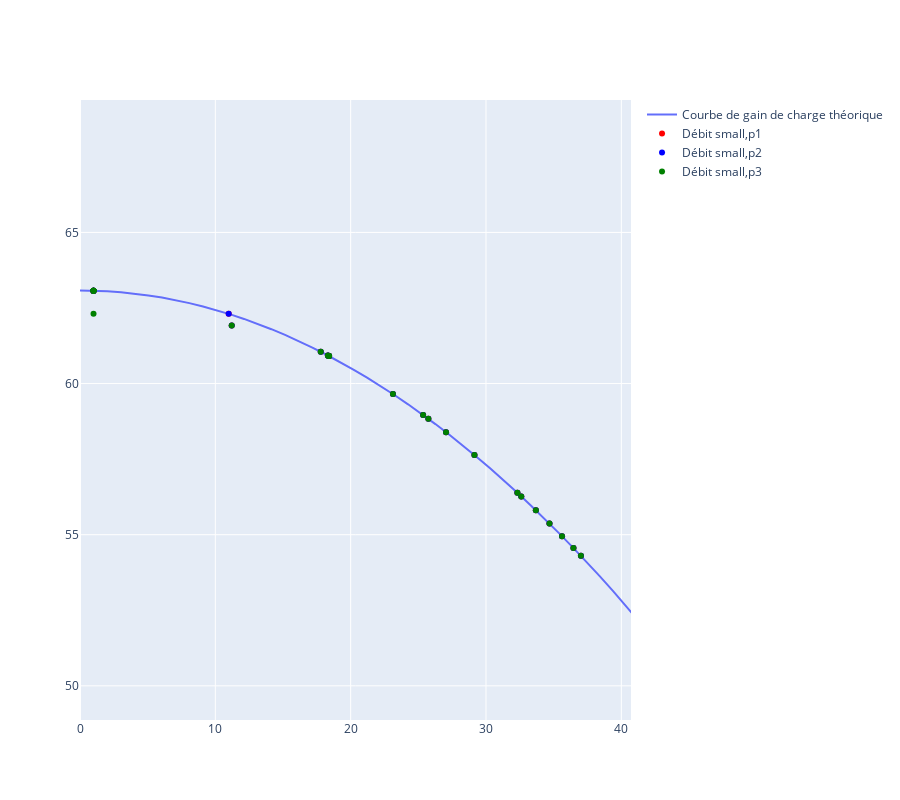

Notebook code cell kept with this figure:
### Code cell
data_parameter['psi']
X = np.linspace(0,100,100)
Y = data_parameter['psi'][data_parameter['psi']['degree']==2]['Value'].iloc[0]*X**2 + data_parameter['psi'][data_parameter['psi']['degree']==0]['Value'].iloc[0]
fig = go.Figure()
fig.add_trace(
    go.Scatter(
        x = X,
        y = Y,
        name = 'Courbe de gain de charge théorique'
    )
)
for c in data_variable['Qpompe']['c'].unique():
    for d in data_variable['Qpompe']['d'].unique():
        fig.add_trace(
            go.Scatter(
                x               =   data_variable['Qpompe'][(data_variable['Qpompe']['c']==c)&(data_variable['Qpompe']['d']==d)]['Value'],
                y               =   data_variable['Gpompe']['Value'],
                marker_color    =   color_map[d],
                name            =   f"Débit {c},{d}",
                # hoverinfo       =   data_variable['Qpompe'][(data_variable['Qpompe']['c']==c)&(data_variable['Qpompe']['d']==d)]['t'],
                mode='markers'
            )
        )
fig.update_layout(
    height= 800,
    hovermode='x'
)
fig.update_xaxes(range=[0,data_variable['Qpompe']['Value'].max()*1.1])
fig.update_yaxes(range=[data_variable['Gpompe']['Value'].min()*0.9,data_variable['Gpompe']['Value'].max()*1.1])
fig.show()

### Figure 1 — Plotly figure (JSON) as saved in the notebook; plotly's stock layout.template omitted (floating-point values rounded to 4 significant figures)
{"data": [{"name": "Courbe de gain de charge théorique", "type": "scatter", "x": [0, 1.01, 2.02, 3.03, 4.04, 5.051, 6.061, 7.071, 8.081, 9.091, 10.1, 11.11, 12.12, 13.13, 14.14, 15.15, 16.16, 17.17, 18.18, 19.19, 20.2, 21.21, 22.22, 23.23, 24.24, 25.25, 26.26, 27.27, 28.28, 29.29, 30.3, 31.31, 32.32, 33.33, 34.34, 35.35, 36.36, 37.37, 38.38, 39.39, 40.4, 41.41, 42.42, 43.43, 44.44, 45.45, 46.46, 47.47, 48.48, 49.49, 50.51, 51.52, 52.53, 53.54, 54.55, 55.56, 56.57, 57.58, 58.59, 59.6, 60.61, 61.62, 62.63, 63.64, 64.65, 65.66, 66.67, 67.68, 68.69, 69.7, 70.71, 71.72, 72.73, 73.74, 74.75, 75.76, 76.77, 77.78, 78.79, 79.8, 80.81, 81.82, 82.83, 83.84, 84.85, 85.86, 86.87, 87.88, 88.89, 89.9, 90.91, 91.92, 92.93, 93.94, 94.95, 95.96, 96.97, 97.98, 98.99, 100], "y": [63.08, 63.07, 63.05, 63.02, 62.97, 62.92, 62.84, 62.76, 62.66, 62.55, 62.43, 62.29, 62.14, 61.97, 61.8, 61.61, 61.41, 61.19, 60.96, 60.72, 60.46, 60.2, 59.91, 59.62, 59.31, 58.99, 58.66, 58.31, 57.95, 57.58, 57.19, 56.8, 56.38, 55.96, 55.52, 55.07, 54.61, 54.13, 53.64, 53.13, 52.62, 52.09, 51.55, 50.99, 50.42, 49.84, 49.24, 48.64, 48.01, 47.38, 46.73, 46.07, 45.4, 44.71, 44.01, 43.3, 42.57, 41.84, 41.08, 40.32, 39.54, 38.75, 37.95, 37.13, 36.3, 35.45, 34.6, 33.73, 32.85, 31.95, 31.04, 30.12, 29.18, 28.24, 27.27, 26.3, 25.31, 24.31, 23.3, 22.27, 21.23, 20.18, 19.11, 18.04, 16.94, 15.84, 14.72, 13.59, 12.44, 11.29, 10.12, 8.933, 7.737, 6.527, 5.304, 4.069, 2.82, 1.558, 0.2827, -1.005]}, {"marker": {"color": "red"}, "mode": "markers", "name": "Débit small,p1", "type": "scatter", "x": [29.15, 37.01, 36.46, 35.62, 34.69, 33.69, 32.61, 32.32, 11.21, 18.32, 10.99, 25.74, 17.79, 18.34, 25.35, 18.41, 18.4, 1, 1, 1, 1, 27.05, 1, 23.12], "y": [57.64, 54.3, 54.56, 54.95, 55.37, 55.81, 56.27, 56.39, 61.92, 60.93, 62.31, 58.83, 61.05, 60.92, 58.96, 60.91, 60.91, 63.07, 63.07, 63.07, 63.07, 58.39, 63.07, 59.65]}, {"marker": {"color": "blue"}, "mode": "markers", "name": "Débit small,p2", "type": "scatter", "x": [29.15, 37.01, 36.46, 35.62, 34.69, 33.69, 32.61, 32.32, 11.21, 18.32, 10.99, 25.74, 17.79, 18.34, 25.35, 18.41, 18.4, 1, 1, 1, 1, 27.05, 1, 23.12], "y": [57.64, 54.3, 54.56, 54.95, 55.37, 55.81, 56.27, 56.39, 61.92, 60.93, 62.31, 58.83, 61.05, 60.92, 58.96, 60.91, 60.91, 63.07, 63.07, 63.07, 63.07, 58.39, 63.07, 59.65]}, {"marker": {"color": "green"}, "mode": "markers", "name": "Débit small,p3", "type": "scatter", "x": [29.15, 37.01, 36.46, 35.62, 34.69, 33.69, 32.61, 32.32, 11.21, 18.32, 1, 25.74, 17.79, 18.34, 25.35, 18.41, 18.4, 1, 1, 1, 1, 27.05, 1, 23.12], "y": [57.64, 54.3, 54.56, 54.95, 55.37, 55.81, 56.27, 56.39, 61.92, 60.93, 62.31, 58.83, 61.05, 60.92, 58.96, 60.91, 60.91, 63.07, 63.07, 63.07, 63.07, 58.39, 63.07, 59.65]}], "layout": {"height": 800, "hovermode": "x", "xaxis": {"range": [0, 40.72]}, "yaxis": {"range": [48.87, 69.38]}}}
